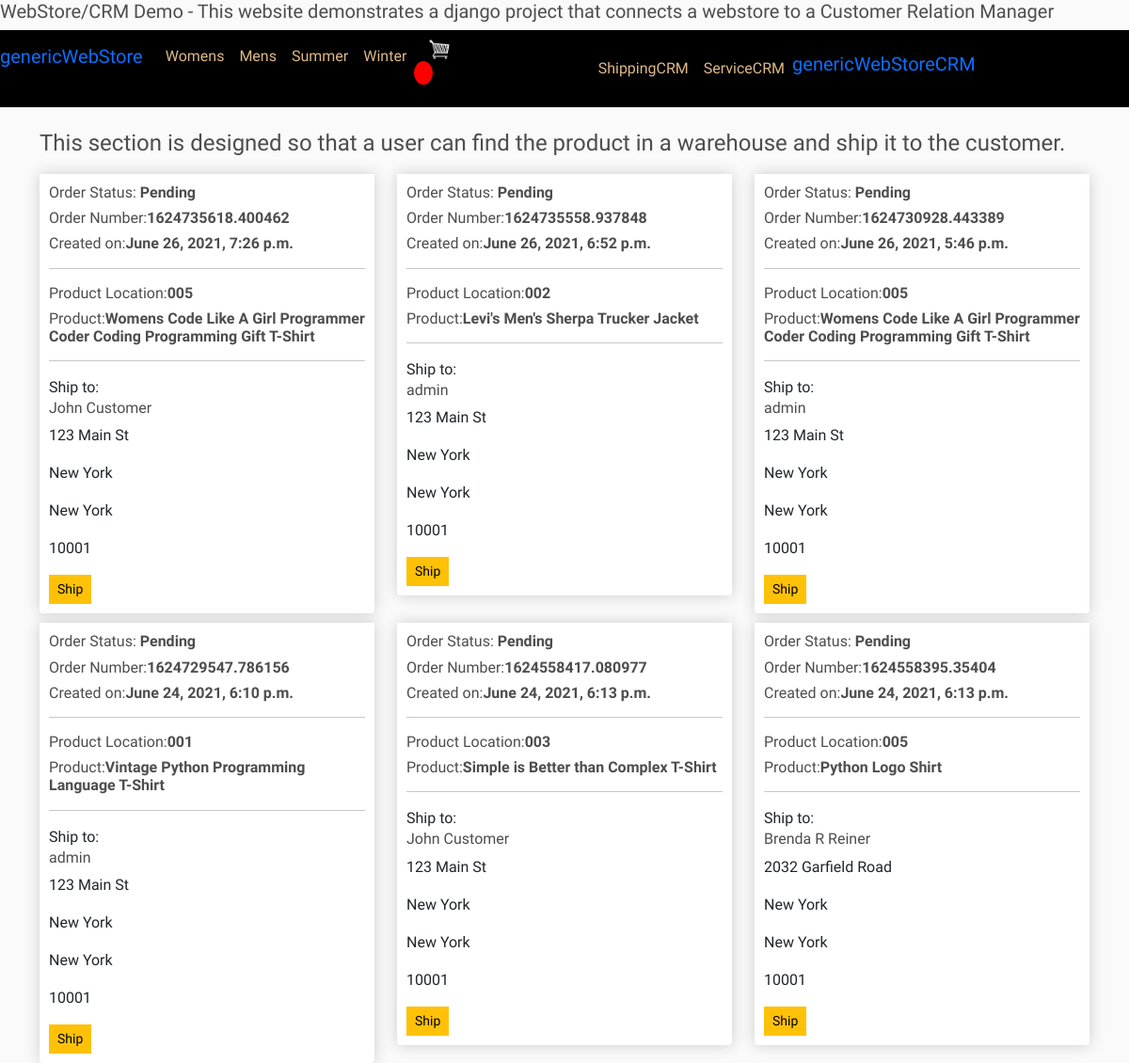
Screenshot of /shipping/ (signed in) with the database file from the repository.
### store/models.py (models this page shows, shortened)
class ShippingAddress(models.Model):
	STATUS = (
			('Pending', 'Pending'),
			('Picked', 'Picked'),
			('Shipped', 'Shipped'),
			('Canceled', 'Canceled'),
			)
	customer = models.ForeignKey(Customer, on_delete=models.SET_NULL, null=True)
	order = models.ForeignKey(Order, on_delete=models.SET_NULL, null=True)
	orderItem = models.ManyToManyField(OrderItem)
	address = models.CharField(max_length=200, null=False)
	city = models.CharField(max_length=200, null=False)
	state = models.CharField(max_length=200, null=False)
	zipcode = models.CharField(max_length=200, null=False)
	date_added = models.DateTimeField(auto_now_add=True)
	status = models.CharField(max_length=200, null=True,blank=True, choices=STATUS, default="Pending")
	note = models.CharField(max_length=1000, null=True, blank=True)

class Order(models.Model):
	customer = models.ForeignKey(Customer, on_delete=models.SET_NULL, null=True, blank=True)
	date_ordered = models.DateTimeField(auto_now_add=True)
	complete = models.BooleanField(default=False)
	transaction_id = models.CharField(max_length=100, null=True)
	def __str__(self):
		return str(self.transaction_id)

class OrderItem(models.Model):
	product = models.ForeignKey(Product, on_delete=models.SET_NULL, null=True)
	order = models.ForeignKey(Order, on_delete=models.SET_NULL, null=True)
	quantity = models.IntegerField(default=0, null=True, blank=True)
	date_added = models.DateTimeField(auto_now_add=True)

class Product(models.Model):
	sCATEGORY = (
			('Summer', 'Summer'),
			('Winter', 'Winter'),
			)
	gCATEGORY = (
			('Womens', 'Womens'),
			('Mens', 'Mens'),
			)
	LOCATION = (
			('001','001'),
			('002','002'),
			('003','003'),
			('004','004'),
			('005','005'),
			('006','006'),
			('007','007'),
			)
	name = models.CharField(max_length=200)
	description = models.CharField(max_length=200, null=True, blank=True)
	genderCategory = models.CharField(max_length=200, null=True, choices=gCATEGORY)
	seasonCategory = models.CharField(max_length=200, null=True, choices=sCATEGORY)
	price = models.FloatField()
	slPrice = models.FloatField(null=True, blank=True)
	lwstPrice = models.FloatField(null=True, blank=True)
	cost = models.FloatField(null=True, blank=True)
	location = models.CharField(max_length=200, null=True, choices=LOCATION)
	mnfDscptn = models.TextField(null=True, blank=True)
	mnfBrCd = models.CharField(max_length=200, default=False)
	digital = models.BooleanField(default=False,null=True, blank=True)
	image = models.ImageField(null=True, blank=True)
	image2 = models.ImageField(null=True, blank=True)
	image3 = models.ImageField(null=True, blank=True)
	date_created = models.DateTimeField(auto_now_add=True, null=True)
	tags = models.ManyToManyField(Tag)
	newItem = models.BooleanField(default=False,null=True, blank=True)
	whatsHot = models.BooleanField(default=False,null=True, blank=True)
	promo = models.BooleanField(default=False,null=True, blank=True)
	def __str__(self):
		return self.name

class Customer(models.Model):
	user = models.OneToOneField(User, null=True, blank=True, on_delete=models.CASCADE)
	name = models.CharField(max_length=200, null=True)
	email = models.CharField(max_length=200)
	def __str__(self):
		return self.name

### store/views.py (the view)
# urls.py: path('shipping/', views.shipping, name="shipping"),
def shipping(request):
    order = Order.objects.all()
    item = OrderItem.objects.all()
    address = ShippingAddress.objects.filter(status='Pending').order_by('-date_added')
    context = {'order':order, 'address': address, 'item':item}
    return render(request, 'store/shipping.html', context)

### store/templates/store/shipping.html
{% extends 'store/main.html' %}
{% load static %}
{% block content %}
<h4>This section is designed so that a user can find the product in a warehouse and ship it to the customer.  </h4>
<div class="row">
    {% for i in address %}
    <div class="col-lg-4">
        <div class="box-element product">
            <h6>Order Status: <strong>{{ i.status }}</strong></h6>
            <h6>Order Number:<strong>{{ i.order }}</strong></h6>
            <h6>Created on:<strong>{{ i.order.date_ordered }}</strong></h6>
            <hr>
            {% for item in i.orderItem.all %}
            <h6>Product Location:<strong>{{ item.product.location }}</strong></h6>
            <h6>Product:<strong>{{ item.product }}</strong></h6>
            <hr>
            {% endfor %}
            Ship to:
         <h6>{{ i.customer }}</h6>
            <p>{{ i.address }}</p>
            <p> {{ i.city }}</p>
            <p> {{ i.state }}</p>
            <p> {{ i.zipcode }}</p>
            <a class="btn btn-sm btn-warning" href="{% url 'updateOrder' i.id %}">Ship</a>
        </div>
    </div>
    {% endfor %}
</div>
{% endblock content %}

### static/css/main.css (style rules this page uses)
body { background-color: hsl(0, 0%, 98%); font-family: 'Tomorrow', sans-serif; }
h1,h2,h3,h4,h5,h6 { color:hsl(0, 0%, 30%); }
.box-element { box-shadow:hsl(0, 0%, 80%) 0 0 16px; background-color: #fff; border-radius: 4px; padding: 10px; }
.product { border-radius: 0 0 4px 4px; }
.col-lg-4, .col-lg-6, .col-lg-8, .col-lg-12 { margin-top: 10px; }
.btn { border-radius: 0; }

### rows the page displays
ShippingAddress: status "Pending", order "1624735618.400462", order.date_ordered "June 26, 2021, 7:26 p.m.", customer "John Customer", address "123 Main St", city "New York", state "New York", zipcode "10001"
OrderItem: product.location "005", product "Womens Code Like A Girl Programmer Coder Coding Programming Gift T-Shirt"
ShippingAddress: status "Pending", order "1624735558.937848", order.date_ordered "June 26, 2021, 6:52 p.m.", customer "admin", address "123 Main St", city "New York", state "New York", zipcode "10001"
OrderItem: product.location "002", product "Levi's Men's Sherpa Trucker Jacket"
ShippingAddress: status "Pending", order "1624730928.443389", order.date_ordered "June 26, 2021, 5:46 p.m.", customer "admin", address "123 Main St", city "New York", state "New York", zipcode "10001"
OrderItem: product.location "005", product "Womens Code Like A Girl Programmer Coder Coding Programming Gift T-Shirt"
ShippingAddress: status "Pending", order "1624729547.786156", order.date_ordered "June 24, 2021, 6:10 p.m.", customer "admin", address "123 Main St", city "New York", state "New York", zipcode "10001"
OrderItem: product.location "001", product "Vintage Python Programming Language T-Shirt"
ShippingAddress: status "Pending", order "1624558417.080977", order.date_ordered "June 24, 2021, 6:13 p.m.", customer "John Customer", address "123 Main St", city "New York", state "New York", zipcode "10001"
OrderItem: product.location "003", product "Simple is Better than Complex T-Shirt"
ShippingAddress: status "Pending", order "1624558395.35404", order.date_ordered "June 24, 2021, 6:13 p.m.", customer "Brenda R Reiner", address "2032 Garfield Road", city "New York", state "New York", zipcode "10001"
OrderItem: product.location "005", product "Python Logo Shirt"
